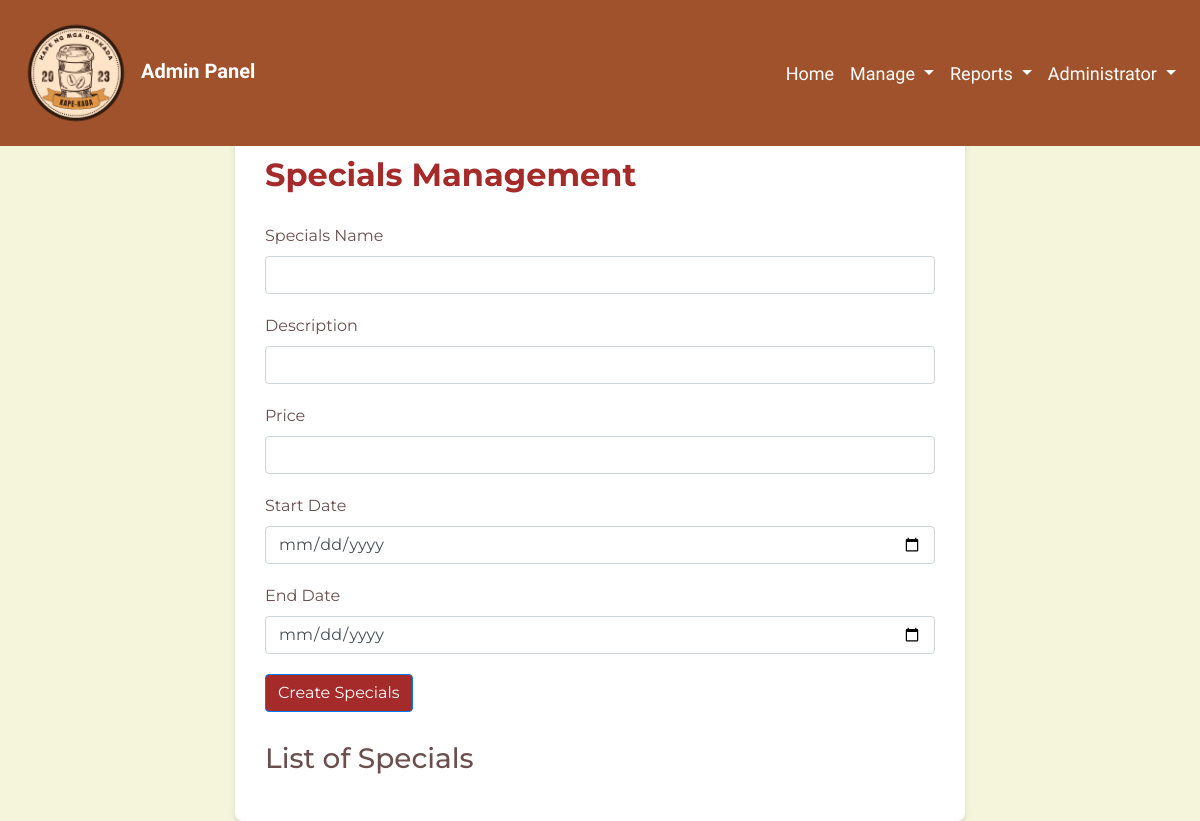
/admin_specials.php, run on an earlier commit of the app's database.
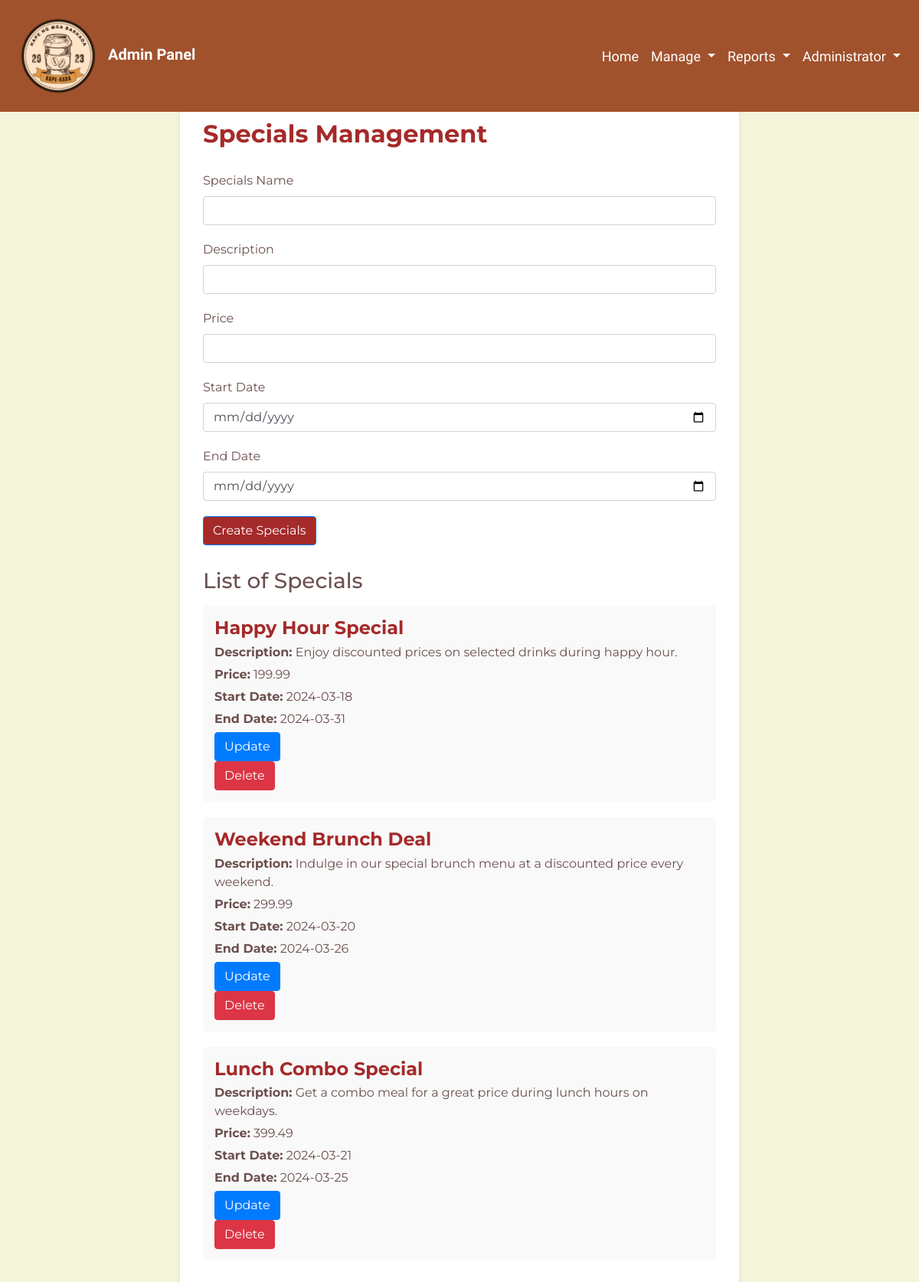
And on a later commit of the database.
### tables this page shows
CREATE TABLE `specials` (
  `specials_id` int NOT NULL,
  `name` varchar(255) NOT NULL,
  `description` text NOT NULL,
  `price` decimal(8,2) NOT NULL,
  `start_date` date NOT NULL,
  `end_date` date NOT NULL
);

### admin_specials.php (the view, shortened to what this page needs)
<?php
include 'admin_navbar.php';
include 'db_connection.php';
$sql = "SELECT * FROM specials";
$result = mysqli_query($conn, $sql);
$specials = [];
if (mysqli_num_rows($result) > 0) {
    while ($row = mysqli_fetch_assoc($result)) {
        $specials[] = $row;
    }
}
?>
<!DOCTYPE html>
<html lang="en">
<head>
    <link rel="stylesheet" href="https://stackpath.bootstrapcdn.com/bootstrap/4.5.2/css/bootstrap.min.css">
</head>
<body>
<div class="container">
    <div class="row justify-content-center">
        <div class="col-md-8">
            <div class="promotion-container">
                <h2 class="promotion-title">Specials Management</h2>
                <form class="promotion-form" method="post" action="<?php echo htmlspecialchars($_SERVER["PHP_SELF"]); ?>">
                    <div class="form-group">
                        <label for="name">Specials Name</label>
                        <input type="text" class="form-control" id="name" name="name" required>
                    </div>
                    <div class="form-group">
                        <label for="description">Description</label>
                        <input type="text" class="form-control" id="description" name="description" required>
                    </div>
                    <div class="form-group">
                        <label for="price">Price</label>
                        <input type="number" class="form-control" id="price" name="price" min="0.01" step="0.01" required>
                    </div>
                    <div class="form-group">
                        <label for="start_date">Start Date</label>
                        <input type="date" class="form-control" id="start_date" name="start_date" required>
                    </div>
                    <div class="form-group">
                        <label for="end_date">End Date</label>
                        <input type="date" class="form-control" id="end_date" name="end_date" required>
                    </div>
                    <button type="submit" class="btn btn-primary" name="create_specials">Create Specials</button>
                </form>
                <div class="promotion-list">
                    <h3>List of Specials</h3>
                    <?php foreach ($specials as $special) : ?>
                        <div class="promotion-item">
                            <h4><?php echo $special['name']; ?></h4>
                            <p><strong>Description:</strong> <?php echo $special['description']; ?></p>
                            <p><strong>Price:</strong> <?php echo $special['price']; ?></p>
                            <p><strong>Start Date:</strong> <?php echo $special['start_date']; ?></p>
                            <p><strong>End Date:</strong> <?php echo $special['end_date']; ?></p>
                            <form method="post" action="update_specials.php">
                                <button type="submit" class="btn btn-primary update-btn">Update</button>
                            </form>
                            <form method="post" action="<?php echo htmlspecialchars($_SERVER["PHP_SELF"]); ?>">
                                <button type="submit" class="btn btn-danger">Delete</button>
                            </form>
                        </div>
                    <?php endforeach; ?>
                </div>
            </div>
        </div>
    </div>
</div>
</body>
</html>

What changed in the data, as far as the page shows it:
added specials: name "Happy Hour Special", description "Enjoy discounted prices on selected drinks during happy hour.", price "199.99", start_date "2024-03-18", end_date "2024-03-31"
added specials: name "Weekend Brunch Deal", description "Indulge in our special brunch menu at a discounted price every weekend.", price "299.99", start_date "2024-03-20", end_date "2024-03-26"
added specials: name "Lunch Combo Special", description "Get a combo meal for a great price during lunch hours on weekdays.", price "399.49", start_date "2024-03-21", end_date "2024-03-25"
